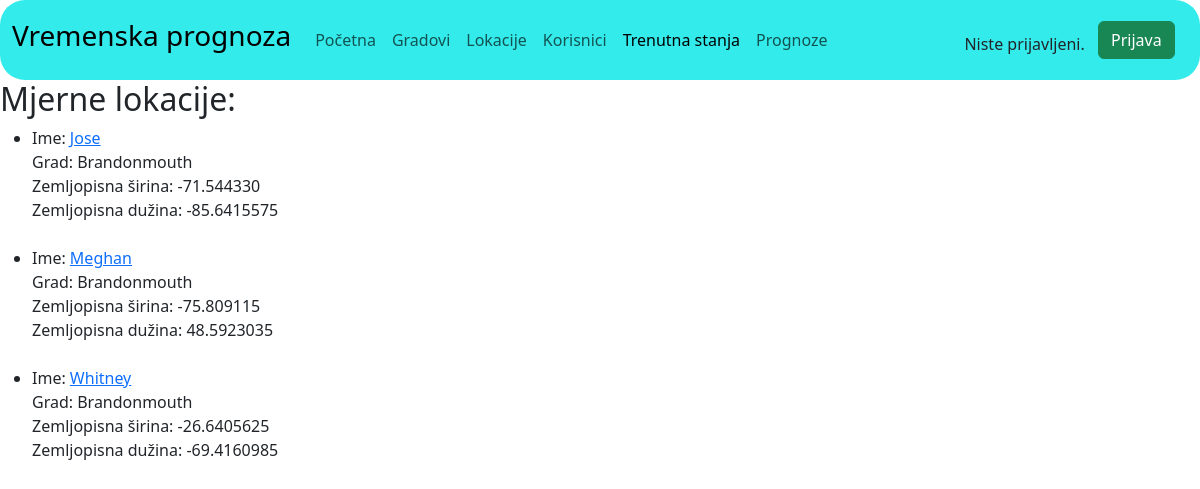
/gradovi/704/, run on the app's committed database.
### main/models.py (models this page shows, shortened)
class Lokacija(models.Model):
    ime = models.CharField("Ime", max_length=64)
    grad = models.ForeignKey(Grad, on_delete=models.CASCADE)
    zem_sirina = models.CharField("Zemljopisna sirina", max_length=64)
    zem_duzina = models.CharField("Zemljopisna duzina", max_length=64)

class Grad(models.Model):
    ime_grada = models.CharField("Ime grada", max_length=64)
    drzava = models.CharField("Drzava u kojoj se nalazi: ", max_length=64)

### main/views.py (the view)
# urls.py: path('gradovi/<grad>/', views.Grad1.as_view()),
class Grad1(ListView):
    template_name = 'main/mjerne_lokacije.html'
    def get_queryset(self):
        self.grad = get_object_or_404(Grad, id=self.kwargs['grad'])
        return Lokacija.objects.filter(grad_id=self.grad.id)

### main/templates/main/mjerne_lokacije.html (shortened to what this page needs)
<head>
    <link href="https://cdn.jsdelivr.net/npm/bootstrap@5.3.0-alpha1/dist/css/bootstrap.min.css" rel="stylesheet">
</head>
<nav class="navbar navbar-expand-lg" style="background-color: #34ebeb;border-radius: 25px;">
    <div class="container-fluid">
      <a class="navbar-brand" href="#"><h3>Vremenska prognoza</h3></a>
      <div class="collapse navbar-collapse" id="navbarSupportedContent">
        <ul class="navbar-nav me-auto mb-2 mb-lg-0">
          <li class="nav-item">
            <a class="nav-link" aria-current="page" href="/">Početna</a>
          </li>
          <li class="nav-item">
            <a class="nav-link" aria-current="page" href="/gradovi">Gradovi</a>
          </li>
          <li class="nav-item">
            <a class="nav-link" aria-current="page" href="/lokacije">Lokacije</a>
          </li>
          <li class="nav-item">
            <a class="nav-link" aria-current="page" href="/korisnici">Korisnici</a>
          </li>
          <li class="nav-item">
            <a class="nav-link active" aria-current="page" href="/trenutnavremena">Trenutna stanja</a>
          </li>
          <li class="nav-item">
            <a class="nav-link" aria-current="page" href="/prognoze">Prognoze</a>
          </li>
        </ul>
        <div class="nav-link disabled" style="margin-right: 10pt;">
            {% if user.is_authenticated %}
                <br/>
                <p>Vaše ime: {{ user.username }}</p>
            {% else %}
                <br/>
                <p>Niste prijavljeni.</p>
            {% endif %}
        </div>
        {% if user.is_authenticated %}
            <a class="btn btn-danger" style="margin-right: 10pt;" href="/odjava">Odjava</a></br>
        {% else %}
            <a class="btn btn-success" style="margin-right: 10pt;" href="/accounts/login">Prijava</a></br>
        {% endif %}
      </div>
    </div>
  </nav>
{% block content %}
    <h2>Mjerne lokacije:</h2>
    <ul>
        {% for el in object_list %}
            <li>
                Ime: <a href="/trenutnovrijeme/{{el.id}}">{{ el.ime }}</a><br>
                Grad: {{ el.grad.ime_grada }} <br>
                Zemljopisna širina: {{ el.zem_sirina }}<br>
                Zemljopisna dužina: {{ el.zem_duzina }}<br>
            </li>
            <br>
        {% endfor %}
    </ul>
{% endblock %}

### data on the page
Lokacija: ime "Jose", grad.ime_grada "Brandonmouth", zem_sirina "-71.544330", zem_duzina "-85.6415575"
Lokacija: ime "Meghan", grad.ime_grada "Brandonmouth", zem_sirina "-75.809115", zem_duzina "48.5923035"
Lokacija: ime "Whitney", grad.ime_grada "Brandonmouth", zem_sirina "-26.6405625", zem_duzina "-69.4160985"
